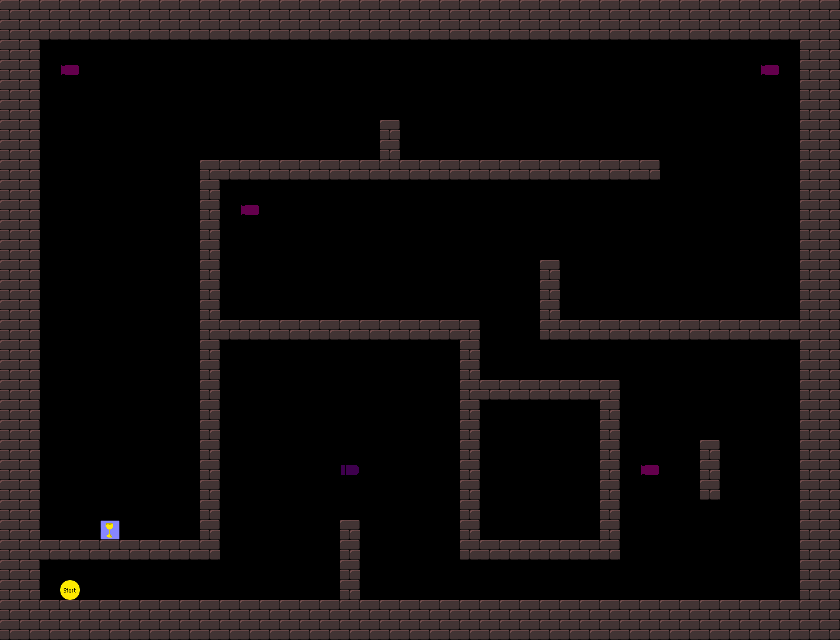

Rendered tile map (Tiled .tmx) drawn with the repository's tilesets; below, a short description and the full map source, tile grids included:
An orthogonal 42x32 tile map with 20x20 px tiles, 1 tile layer (bg).

<map version="1.0" orientation="orthogonal" width="42" height="32" tilewidth="20" tileheight="20">
 <tileset firstgid="1" name="tiles1_neu_kleiner" tilewidth="20" tileheight="20">
  <image source="tiles1_neu_kleiner.png" width="120" height="240" />
 </tileset>
 <layer name="bg" width="42" height="32">
  <data encoding="csv">
8,8,8,8,8,8,8,8,8,8,8,8,8,8,8,8,8,8,8,8,8,8,8,8,8,8,8,8,8,8,8,8,8,8,8,8,8,8,8,8,8,8,
8,8,8,8,8,8,8,8,8,8,8,8,8,8,8,8,8,8,8,8,8,8,8,8,8,8,8,8,8,8,8,8,8,8,8,8,8,8,8,8,8,8,
8,8,0,0,0,0,0,0,0,0,0,0,0,0,0,0,0,0,0,0,0,0,0,0,0,0,0,0,0,0,0,0,0,0,0,0,0,0,0,0,8,8,
8,8,0,55,0,0,0,0,0,0,0,0,0,0,0,0,0,0,0,0,0,0,0,0,0,0,0,0,0,0,0,0,0,0,0,0,0,0,55,0,8,8,
8,8,0,0,0,0,0,0,0,0,0,0,0,0,0,0,0,0,0,0,0,0,0,0,0,0,0,0,0,0,0,0,0,0,0,0,0,0,0,0,8,8,
8,8,0,0,0,0,0,0,0,0,0,0,0,0,0,0,0,0,0,0,0,0,0,0,0,0,0,0,0,0,0,0,0,0,0,0,0,0,0,0,8,8,
8,8,0,0,0,0,0,0,0,0,0,0,0,0,0,0,0,0,0,8,0,0,0,0,0,0,0,0,0,0,0,0,0,0,0,0,0,0,0,0,8,8,
8,8,0,0,0,0,0,0,0,0,0,0,0,0,0,0,0,0,0,8,0,0,0,0,0,0,0,0,0,0,0,0,0,0,0,0,0,0,0,0,8,8,
8,8,0,0,0,0,0,0,0,0,8,8,8,8,8,8,8,8,8,8,8,8,8,8,8,8,8,8,8,8,8,8,8,0,0,0,0,0,0,0,8,8,
8,8,0,0,0,0,0,0,0,0,8,0,0,0,0,0,0,0,0,0,0,0,0,0,0,0,0,0,0,0,0,0,0,0,0,0,0,0,0,0,8,8,
8,8,0,0,0,0,0,0,0,0,8,0,55,0,0,0,0,0,0,0,0,0,0,0,0,0,0,0,0,0,0,0,0,0,0,0,0,0,0,0,8,8,
8,8,0,0,0,0,0,0,0,0,8,0,0,0,0,0,0,0,0,0,0,0,0,0,0,0,0,0,0,0,0,0,0,0,0,0,0,0,0,0,8,8,
8,8,0,0,0,0,0,0,0,0,8,0,0,0,0,0,0,0,0,0,0,0,0,0,0,0,0,0,0,0,0,0,0,0,0,0,0,0,0,0,8,8,
8,8,0,0,0,0,0,0,0,0,8,0,0,0,0,0,0,0,0,0,0,0,0,0,0,0,0,8,0,0,0,0,0,0,0,0,0,0,0,0,8,8,
8,8,0,0,0,0,0,0,0,0,8,0,0,0,0,0,0,0,0,0,0,0,0,0,0,0,0,8,0,0,0,0,0,0,0,0,0,0,0,0,8,8,
8,8,0,0,0,0,0,0,0,0,8,0,0,0,0,0,0,0,0,0,0,0,0,0,0,0,0,8,0,0,0,0,0,0,0,0,0,0,0,0,8,8,
8,8,0,0,0,0,0,0,0,0,8,8,8,8,8,8,8,8,8,8,8,8,8,8,0,0,0,8,8,8,8,8,8,8,8,8,8,8,8,8,8,8,
8,8,0,0,0,0,0,0,0,0,8,0,0,0,0,0,0,0,0,0,0,0,0,8,0,0,0,0,0,0,0,0,0,0,0,0,0,0,0,0,8,8,
8,8,0,0,0,0,0,0,0,0,8,0,0,0,0,0,0,0,0,0,0,0,0,8,0,0,0,0,0,0,0,0,0,0,0,0,0,0,0,0,8,8,
8,8,0,0,0,0,0,0,0,0,8,0,0,0,0,0,0,0,0,0,0,0,0,8,8,8,8,8,8,8,8,0,0,0,0,0,0,0,0,0,8,8,
8,8,0,0,0,0,0,0,0,0,8,0,0,0,0,0,0,0,0,0,0,0,0,8,0,0,0,0,0,0,8,0,0,0,0,0,0,0,0,0,8,8,
8,8,0,0,0,0,0,0,0,0,8,0,0,0,0,0,0,0,0,0,0,0,0,8,0,0,0,0,0,0,8,0,0,0,0,0,0,0,0,0,8,8,
8,8,0,0,0,0,0,0,0,0,8,0,0,0,0,0,0,0,0,0,0,0,0,8,0,0,0,0,0,0,8,0,0,0,0,8,0,0,0,0,8,8,
8,8,0,0,0,0,0,0,0,0,8,0,0,0,0,0,0,54,0,0,0,0,0,8,0,0,0,0,0,0,8,0,55,0,0,8,0,0,0,0,8,8,
8,8,0,0,0,0,0,0,0,0,8,0,0,0,0,0,0,0,0,0,0,0,0,8,0,0,0,0,0,0,8,0,0,0,0,8,0,0,0,0,8,8,
8,8,0,0,0,0,0,0,0,0,8,0,0,0,0,0,0,0,0,0,0,0,0,8,0,0,0,0,0,0,8,0,0,0,0,0,0,0,0,0,8,8,
8,8,0,0,0,48,0,0,0,0,8,0,0,0,0,0,0,8,0,0,0,0,0,8,0,0,0,0,0,0,8,0,0,0,0,0,0,0,0,0,8,8,
8,8,8,8,8,8,8,8,8,8,8,0,0,0,0,0,0,8,0,0,0,0,0,8,8,8,8,8,8,8,8,0,0,0,0,0,0,0,0,0,8,8,
8,8,0,0,0,0,0,0,0,0,0,0,0,0,0,0,0,8,0,0,0,0,0,0,0,0,0,0,0,0,0,0,0,0,0,0,0,0,0,0,8,8,
8,8,0,47,0,0,0,0,0,0,0,0,0,0,0,0,0,8,0,0,0,0,0,0,0,0,0,0,0,0,0,0,0,0,0,0,0,0,0,0,8,8,
8,8,8,8,8,8,8,8,8,8,8,8,8,8,8,8,8,8,8,8,8,8,8,8,8,8,8,8,8,8,8,8,8,8,8,8,8,8,8,8,8,8,
8,8,8,8,8,8,8,8,8,8,8,8,8,8,8,8,8,8,8,8,8,8,8,8,8,8,8,8,8,8,8,8,8,8,8,8,8,8,8,8,8,8
</data>
 </layer>
</map>
